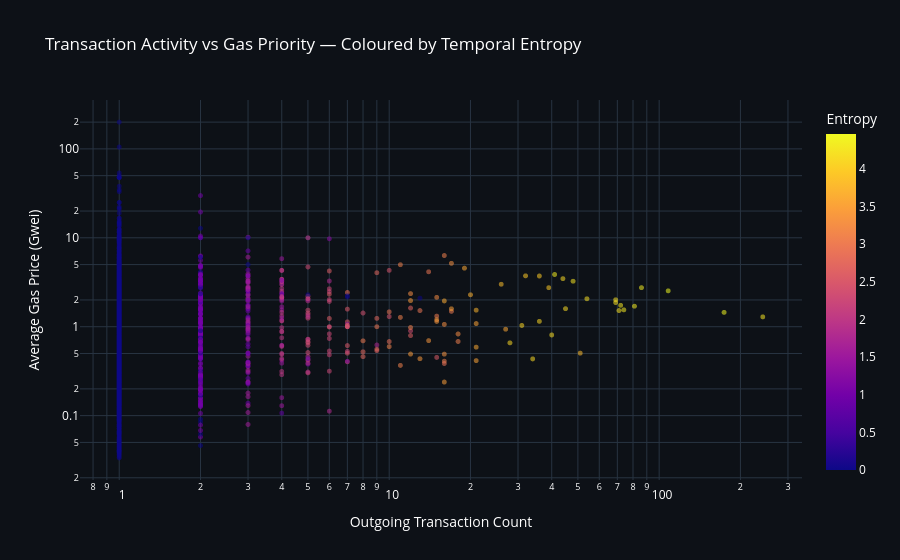

Notebook code cell kept with this figure:
### Code cell
plot_df = df[["tx_count_out", "avg_gas_gwei", "hour_entropy",
              "total_eth_out", "active_days"]].copy()
plot_df = plot_df[
    (plot_df["tx_count_out"] > 0) &
    (plot_df["avg_gas_gwei"] > 0)
].copy()

fig = px.scatter(
    plot_df,
    x="tx_count_out",
    y="avg_gas_gwei",
    color="hour_entropy",
    color_continuous_scale="Plasma",
    opacity=0.55,
    hover_data={"total_eth_out": True, "active_days": True},
    labels={
        "tx_count_out": "Outgoing Transaction Count",
        "avg_gas_gwei": "Average Gas Price (Gwei)",
        "hour_entropy": "Hour Entropy",
    },
    title="Transaction Activity vs Gas Priority — Coloured by Temporal Entropy",
    template="plotly_dark",
    log_x=True,
    log_y=True,
)
fig.update_traces(marker_size=5)
fig.update_layout(
    paper_bgcolor=BG,
    plot_bgcolor=BG,
    font_color="white",
    coloraxis_colorbar=dict(
        title="Entropy",
        tickfont=dict(color="white"),
        title_font=dict(color="white"),
    ),
)
fig.show()

### Figure 1 — Plotly figure (JSON) as saved in the notebook; plotly's stock layout.template omitted (floating-point values rounded to 4 significant figures; data arrays with more than 128 entries replaced by an {"elided": "..."} marker saying what was removed)
{"data": [{"customdata": {"elided": "3274x2 float values"}, "hovertemplate": "Outgoing Transaction Count=%{x}<br>Average Gas Price (Gwei)=%{y}<br>total_eth_out=%{customdata[0]}<br>active_days=%{customdata[1]}<br>Hour Entropy=%{marker.color}<extra></extra>", "legendgroup": "", "marker": {"color": {"elided": "3274 float values"}, "coloraxis": "coloraxis", "opacity": 0.55, "size": 5, "symbol": "circle"}, "mode": "markers", "name": "", "showlegend": false, "type": "scattergl", "x": {"elided": "3274 int values"}, "xaxis": "x", "y": {"elided": "3274 float values"}, "yaxis": "y"}], "layout": {"coloraxis": {"colorbar": {"tickfont": {"color": "white"}, "title": {"font": {"color": "white"}, "text": "Entropy"}}, "colorscale": [[0, "#0d0887"], [0.1111, "#46039f"], [0.2222, "#7201a8"], [0.3333, "#9c179e"], [0.4444, "#bd3786"], [0.5556, "#d8576b"], [0.6667, "#ed7953"], [0.7778, "#fb9f3a"], [0.8889, "#fdca26"], [1, "#f0f921"]]}, "font": {"color": "white"}, "legend": {"tracegroupgap": 0}, "paper_bgcolor": "#0d1117", "plot_bgcolor": "#0d1117", "title": {"text": "Transaction Activity vs Gas Priority — Coloured by Temporal Entropy"}, "xaxis": {"anchor": "y", "domain": [0, 1], "title": {"text": "Outgoing Transaction Count"}, "type": "log"}, "yaxis": {"anchor": "x", "domain": [0, 1], "title": {"text": "Average Gas Price (Gwei)"}, "type": "log"}}}
